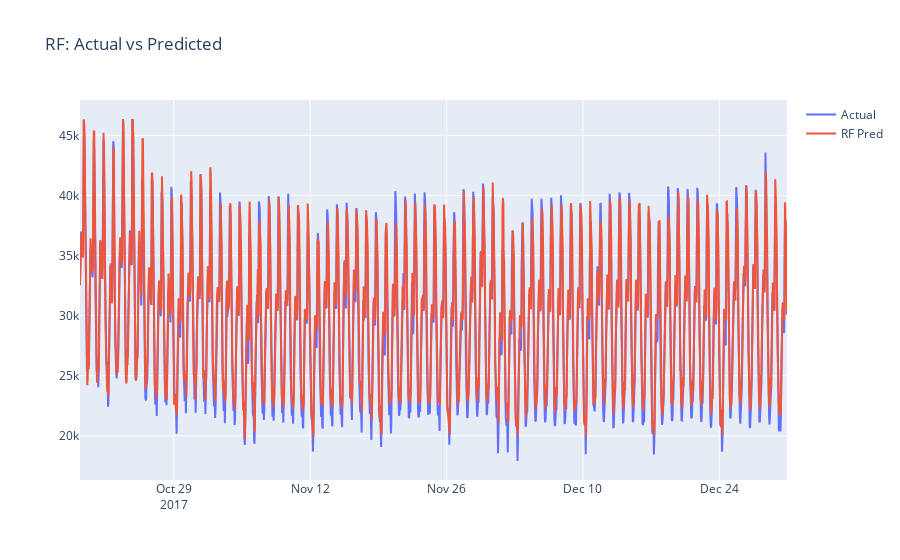

Here is the notebook cell this chart was saved with:
### Markdown cell above
## RandomForest baseline

### Code cell
X=feat[['hour','weekday','dayofyear','lag_24','lag_1','rolling_24']]
y=feat['y']
split=int(0.8*len(X))
X_train,X_test=X.iloc[:split],X.iloc[split:]
y_train,y_test=y.iloc[:split],y.iloc[split:]
rf=RandomForestRegressor(n_estimators=100,random_state=0)
rf.fit(X_train,y_train)
rf_pred=rf.predict(X_test)
print('RF RMSE:',mean_squared_error(y_test,rf_pred))
print('RF MAE:',mean_absolute_error(y_test,rf_pred))
fig=go.Figure()
fig.add_trace(go.Scatter(x=y_test.index,y=y_test.values,name='Actual'))
fig.add_trace(go.Scatter(x=y_test.index,y=rf_pred,name='RF Pred'))
fig.update_layout(title='RF: Actual vs Predicted')
fig.show()

### Figure 1 — Plotly figure (JSON) as saved in the notebook; plotly's stock layout.template omitted (floating-point values rounded to 4 significant figures; data arrays with more than 128 entries replaced by an {"elided": "..."} marker saying what was removed)
{"data": [{"name": "Actual", "type": "scatter", "x": {"elided": "1743 str values"}, "y": {"elided": "1743 float values"}}, {"name": "RF Pred", "type": "scatter", "x": {"elided": "1743 str values"}, "y": {"elided": "1743 float values"}}], "layout": {"title": {"text": "RF: Actual vs Predicted"}}}
